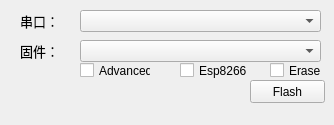
<?xml version="1.0" encoding="UTF-8"?>
<ui version="4.0">
 <class>Form</class>
 <widget class="QWidget" name="Form">
  <property name="geometry">
   <rect>
    <x>0</x>
    <y>0</y>
    <width>334</width>
    <height>125</height>
   </rect>
  </property>
  <property name="windowTitle">
   <string>esp_pyflasher</string>
  </property>
  <widget class="QPushButton" name="pushButton">
   <property name="geometry">
    <rect>
     <x>250</x>
     <y>80</y>
     <width>75</width>
     <height>23</height>
    </rect>
   </property>
   <property name="text">
    <string>Flash</string>
   </property>
  </widget>
  <widget class="QComboBox" name="comboBox">
   <property name="geometry">
    <rect>
     <x>80</x>
     <y>10</y>
     <width>241</width>
     <height>22</height>
    </rect>
   </property>
  </widget>
  <widget class="QLabel" name="label">
   <property name="geometry">
    <rect>
     <x>20</x>
     <y>0</y>
     <width>71</width>
     <height>41</height>
    </rect>
   </property>
   <property name="font">
    <font>
     <family>宋体</family>
     <pointsize>10</pointsize>
    </font>
   </property>
   <property name="text">
    <string>串口：</string>
   </property>
  </widget>
  <widget class="QComboBox" name="comboBox_2">
   <property name="geometry">
    <rect>
     <x>80</x>
     <y>40</y>
     <width>241</width>
     <height>22</height>
    </rect>
   </property>
  </widget>
  <widget class="QLabel" name="label_3">
   <property name="geometry">
    <rect>
     <x>20</x>
     <y>30</y>
     <width>71</width>
     <height>41</height>
    </rect>
   </property>
   <property name="font">
    <font>
     <family>宋体</family>
     <pointsize>10</pointsize>
    </font>
   </property>
   <property name="text">
    <string>固件：</string>
   </property>
  </widget>
  <widget class="QCheckBox" name="checkBox">
   <property name="geometry">
    <rect>
     <x>270</x>
     <y>60</y>
     <width>101</width>
     <height>21</height>
    </rect>
   </property>
   <property name="text">
    <string>Erase</string>
   </property>
  </widget>
  <widget class="QCheckBox" name="checkBox_2">
   <property name="geometry">
    <rect>
     <x>180</x>
     <y>60</y>
     <width>71</width>
     <height>21</height>
    </rect>
   </property>
   <property name="text">
    <string>Esp8266</string>
   </property>
  </widget>
  <widget class="QCheckBox" name="checkBox_3">
   <property name="geometry">
    <rect>
     <x>80</x>
     <y>60</y>
     <width>71</width>
     <height>21</height>
    </rect>
   </property>
   <property name="text">
    <string>Advanced</string>
   </property>
  </widget>
 </widget>
 <resources/>
 <connections/>
</ui>
